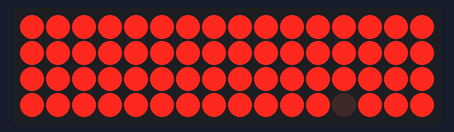
Simulated run of this sketch. Board: Arduino Uno, built with avr-gcc and run on an emulated ATmega328P. On the bench: 16×4 LED matrix. Wiring (inferred from the names in the program): LED cube drawn one layer per row (orientation assumed): layers A4, A5, pin 0, pin 1; columns pin 2, pin 3, pin 4, pin 5, pin 6, pin 7, pin 8, pin 9, pin 10, pin 11, pin 12, pin 13, A0, A1, A2, A3. Random numbers use the default seed unless the sketch sets one.

Above: at 0.11 s.
At 5.19 s:
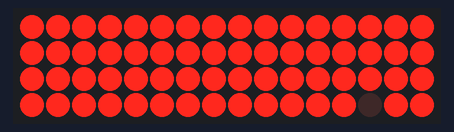
At 10.11 s:
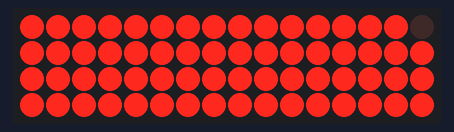
At 20.11 s:
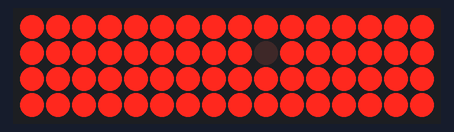
At 30.01 s:
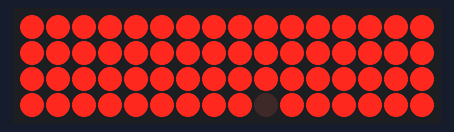
At 39.89 s:
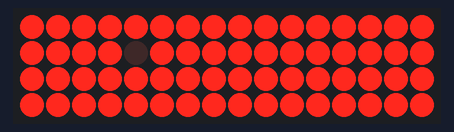

The sketch:

LEDx4.ino
```cpp
/*
4x4x4 LED CUBE (NO TRANSISTORS) - Arduino Uno
MODIFIED FOR:

Layers = ANODES (through 220 ohm resistors)
Columns = CATHODES (direct)

NEW LOGIC:
Layer HIGH = ON
Column LOW = ON

Notes:
- Serial Monitor NOT available (uses D0/D1)
- Avoid turning on too many LEDs at once
*/
const int snakePathX[12] = { 0, 1, 2, 3, 3, 3, 2, 1, 0, 0, 0, 1 };
const int snakePathY[12] = { 0, 0, 0, 0, 1, 2, 3, 3, 3, 2, 1, 1 };

const int buttonPin = 13;

const int columnPins[16] = {
  2, 3, 4, 5, 6, 7, 8, 9, 10, 11, 12, 13, A0, A1, A2, A3
};

const int layerPins[4] = {
  A4, A5, 0, 1  // L0 (bottom) to L3 (top)
};

bool cube[4][4][4];

inline int colIndex(int x, int y) {
  return (y * 4) + x;
}

// Turn all columns OFF (cathodes HIGH)
void allColumnsOff() {
  for (int i = 0; i < 16; i++)
    digitalWrite(columnPins[i], HIGH);
}

// Turn all layers OFF (anodes LOW)
void allLayersOff() {
  for (int i = 0; i < 4; i++)
    digitalWrite(layerPins[i], LOW);
}

void clearCube() {
  for (int z = 0; z < 4; z++)
    for (int y = 0; y < 4; y++)
      for (int x = 0; x < 4; x++)
        cube[z][y][x] = false;
}

void setVoxel(int x, int y, int z, bool on) {
  if (x < 0 || x > 3 || y < 0 || y > 3 || z < 0 || z > 3) return;
  cube[z][y][x] = on;
}

void setup() {

  pinMode(buttonPin, INPUT_PULLUP);


  for (int i = 0; i < 16; i++) {
    pinMode(columnPins[i], OUTPUT);
    digitalWrite(columnPins[i], HIGH);  // OFF
  }

  for (int i = 0; i < 4; i++) {
    pinMode(layerPins[i], OUTPUT);
    digitalWrite(layerPins[i], LOW);  // OFF
  }

  clearCube();
  randomSeed(analogRead(A6));
}

/*
Display refresh (multiplexing).
For each layer:
- enable layer (HIGH)
- set columns LOW where cube[z][y][x] is true
- short delay
- disable layer (LOW)
*/
void refreshCube(unsigned long durationMs) {

  unsigned long start = millis();

  while (millis() - start < durationMs) {

    for (int z = 0; z < 4; z++) {

      allLayersOff();
      allColumnsOff();

      // Enable this layer (ANODE HIGH)
      digitalWrite(layerPins[z], HIGH);

      // Turn on needed columns (CATHODE LOW)
      for (int y = 0; y < 4; y++) {
        for (int x = 0; x < 4; x++) {
          if (cube[z][y][x]) {
            digitalWrite(columnPins[colIndex(x, y)], LOW);
          }
        }
      }

      delay(2);
      digitalWrite(layerPins[z], LOW);
    }
  }
}

// 🎄 Christmas Twinkle Effect
void animChristmas(int cycles) {

  for (int c = 0; c < cycles; c++) {

    // Random sparkle phase
    for (int i = 0; i < 40; i++) {

      clearCube();

      // Turn on a few random LEDs (max 4 per layer safe)
      for (int k = 0; k < 8; k++) {
        int x = random(0, 4);
        int y = random(0, 4);
        int z = random(0, 4);
        setVoxel(x, y, z, true);
      }

      refreshCube(120);
    }

    // Soft full shimmer (checkerboard style, safe)
    clearCube();

    for (int z = 0; z < 4; z++) {
      for (int y = 0; y < 4; y++) {
        for (int x = 0; x < 4; x++) {

          // Checker pattern to reduce current
          if ((x + y + z) % 2 == 0) {
            setVoxel(x, y, z, true);
          }
        }
      }
    }

    refreshCube(400);
  }
}

void animHeart() {

  clearCube();

  int z = 2;  // middle layer

  setVoxel(1, 0, z, true);
  setVoxel(2, 0, z, true);

  setVoxel(0, 1, z, true);
  setVoxel(3, 1, z, true);

  setVoxel(0, 2, z, true);
  setVoxel(3, 2, z, true);

  setVoxel(1, 3, z, true);
  setVoxel(2, 3, z, true);

  refreshCube(1000);
}
void animLetterA() {

  clearCube();
  int z = 1;

  setVoxel(1, 0, z, true);
  setVoxel(2, 0, z, true);

  setVoxel(0, 1, z, true);
  setVoxel(3, 1, z, true);

  setVoxel(0, 2, z, true);
  setVoxel(1, 2, z, true);
  setVoxel(2, 2, z, true);
  setVoxel(3, 2, z, true);

  setVoxel(0, 3, z, true);
  setVoxel(3, 3, z, true);

  refreshCube(1000);
}

void animWireCube() {

  clearCube();

  for (int z = 0; z < 4; z++) {
    for (int i = 0; i < 4; i++) {
      setVoxel(0, i, z, true);
      setVoxel(3, i, z, true);
      setVoxel(i, 0, z, true);
      setVoxel(i, 3, z, true);
    }
  }

  refreshCube(1200);
}
// Staircase Animation
void animStaircase(int repeats) {

  for (int r = 0; r < repeats; r++) {

    // --------------------------
    // GOING UP
    // --------------------------
    for (int z = 0; z < 4; z++) {
      clearCube();

      // Create a "stair" pattern: light up row by row
      for (int y = 0; y <= z; y++) {
        for (int x = 0; x <= y; x++) {
          setVoxel(x, y, z, true);  // stair step
        }
      }

      refreshCube(200);  // time each step
    }

    // --------------------------
    // GOING DOWN
    // --------------------------
    for (int z = 2; z >= 0; z--) {
      clearCube();

      for (int y = 0; y <= z; y++) {
        for (int x = 0; x <= y; x++) {
          setVoxel(x, y, z, true);
        }
      }

      refreshCube(200);
    }
  }
}
void animSnake(int repeats) {
  for (int r = 0; r < repeats; r++) {

    for (int z = 0; z < 4; z++) {
      clearCube();
      for (int i = 0; i < 12; i++) {
        setVoxel(snakePathX[i], snakePathY[i], z, true);
        refreshCube(150);
      }
    }

    for (int z = 2; z >= 0; z--) {
      clearCube();
      for (int i = 0; i < 12; i++) {
        setVoxel(snakePathX[i], snakePathY[i], z, true);
        refreshCube(150);
      }
    }
  }
}


/* --------------------------
SIMPLE ANIMATIONS
---------------------------*/
// Function definitions (every function goes here, outside loop)
void animSnakeUp() {
  for (int z = 0; z < 4; z++) {
    clearCube();
    for (int i = 0; i < 12; i++) {
      setVoxel(snakePathX[i], snakePathY[i], z, true);
      refreshCube(150);
    }
  }
}

void animSnakeDown() {
  for (int z = 2; z >= 0; z--) {
    clearCube();
    for (int i = 0; i < 12; i++) {
      setVoxel(snakePathX[i], snakePathY[i], z, true);
      refreshCube(150);
    }
  }
}
// 1) Single voxel bounce
void animBounceCenter(int repeats) {
  for (int r = 0; r < repeats; r++) {

    for (int z = 0; z < 4; z++) {
      clearCube();
      setVoxel(1, 1, z, true);
      refreshCube(180);
    }

    for (int z = 2; z >= 1; z--) {
      clearCube();
      setVoxel(1, 1, z, true);
      refreshCube(180);
    }
  }
}

// 2) Layer sweep (corners only)
void animLayerSweep(int repeats) {
  for (int r = 0; r < repeats; r++) {
    for (int z = 0; z < 4; z++) {
      clearCube();
      setVoxel(0, 0, z, true);
      setVoxel(3, 0, z, true);
      setVoxel(0, 3, z, true);
      setVoxel(3, 3, z, true);
      refreshCube(250);
    }
  }
}

// 3) Rain
int rand4() {
  return random(0, 4);
}

void animRain(int drops) {
  for (int d = 0; d < drops; d++) {
    int x = rand4();
    int y = rand4();
    for (int z = 3; z >= 0; z--) {
      clearCube();
      setVoxel(x, y, z, true);
      refreshCube(120);
    }
  }
}

void loop() {
  //animBounceCenter(3);
  //animLayerSweep(2);
  animRain(10);
  //  animChristmas(5);
  //animHeart();
  // animLetterA();
  //animWireCube();
  //  animStaircase(2);
    // animSnakeUp();
    // animSnakeDown();
}
```
